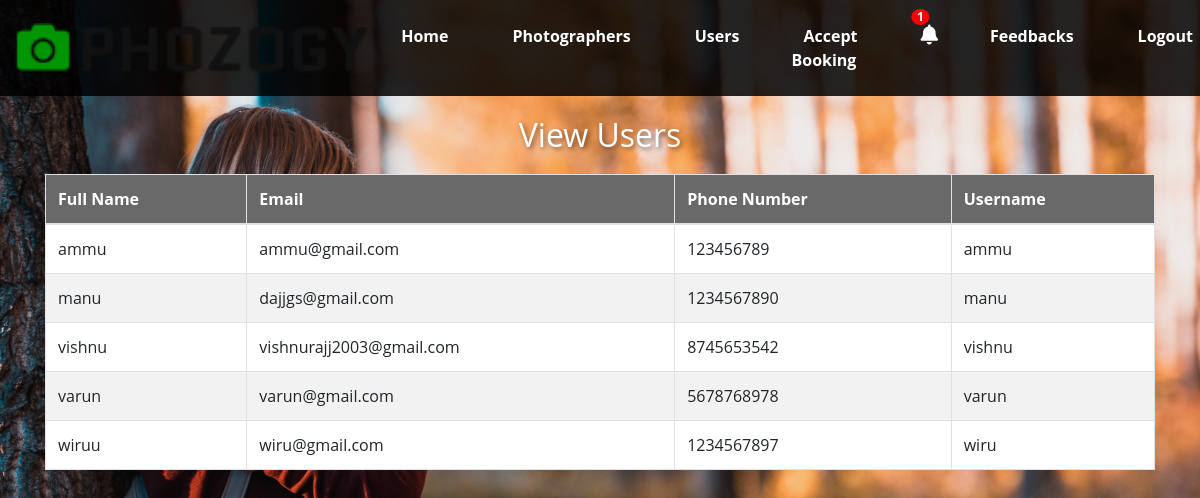
Page /view_user on the committed database.
### app1/models.py (models this page shows, shortened)
class user_registration(models.Model):
    fullname = models.CharField(max_length=30)
    email = models.EmailField()
    phonenumber = models.IntegerField()
    username = models.CharField(max_length=30)
    password = models.CharField(max_length=10)             # user registration
    is_accepted = models.BooleanField(default=False)

### app1/views.py (the view)
# urls.py: path('view_user', views.view_user),
def view_user(request):
    unread_count = Notification.objects.filter(is_read=False).count()
    user = user_registration.objects.all()
    return render(request,'admin_view_user.html',{'users':user,'unread_count': unread_count})

### template/admin_view_user.html (shortened to what this page needs)
<!DOCTYPE html>
<html lang="en">
<head>
    {% load static %}
    <link rel="stylesheet" href="https://maxcdn.bootstrapcdn.com/bootstrap/4.5.2/css/bootstrap.min.css">
    <link rel="stylesheet" href="https://cdnjs.cloudflare.com/ajax/libs/font-awesome/5.15.4/css/all.min.css">
</head>
<body>
<header class="header-section">
    <div class="container-fluid d-flex align-items-center justify-content-between">
        <div class="logo">
            <a href="./index.html">
                <img src="{% static 'img/logo.png' %}" alt="Logo">
            </a>
        </div>
        <nav class="nav-menu">
            <ul class="d-flex">
                <li><a href="admin_dashboard">Home</a></li>
                <li><a href="admin_view_photographer">Photographers</a></li>
                <li><a href="view_user">Users</a></li>
                <li><a href="accept_booking">Accept Booking</a></li>
                <li>
                    <a href="{% url 'admin_notification' %}" class="notification-icon">
                        <i class="fa fa-bell"></i>
                        {% if unread_count > 0 %}
                            <span class="badge">{{ unread_count }}</span>
                        {% endif %}
                    </a>
                </li>
                <li><a href="admin_feedback_view">Feedbacks</a></li>
                <li><a href="logout">Logout</a></li>
            </ul>
        </nav>
    </div>
</header>
<div class="container">
    <h2 class="title">View Users</h2>
    <table class="table table-bordered">
        <thead>
            <tr>
                <th>Full Name</th>
                <th>Email</th>
                <th>Phone Number</th>
                <th>Username</th>
            </tr>
        </thead>
        <tbody>
            {% for user in users %}
            <tr>
                <td>{{ user.fullname }}</td>
                <td>{{ user.email }}</td>
                <td>{{ user.phonenumber }}</td>
                <td>{{ user.username }}</td>
            </tr>
            {% endfor %}
        </tbody>
    </table>
</div>
</body>
</html>

### rows in the picture
user_registration: fullname "ammu", email "ammu@gmail.com", phonenumber "123456789", username "ammu"
user_registration: fullname "manu", email "dajjgs@gmail.com", phonenumber "1234567890", username "manu"
user_registration: fullname "vishnu", email "vishnurajj2003@gmail.com", phonenumber "8745653542", username "vishnu"
user_registration: fullname "varun", email "varun@gmail.com", phonenumber "5678768978", username "varun"
user_registration: fullname "wiruu", email "wiru@gmail.com", phonenumber "1234567897", username "wiru"

### other values in the picture
{{ unread_count }} "1"
